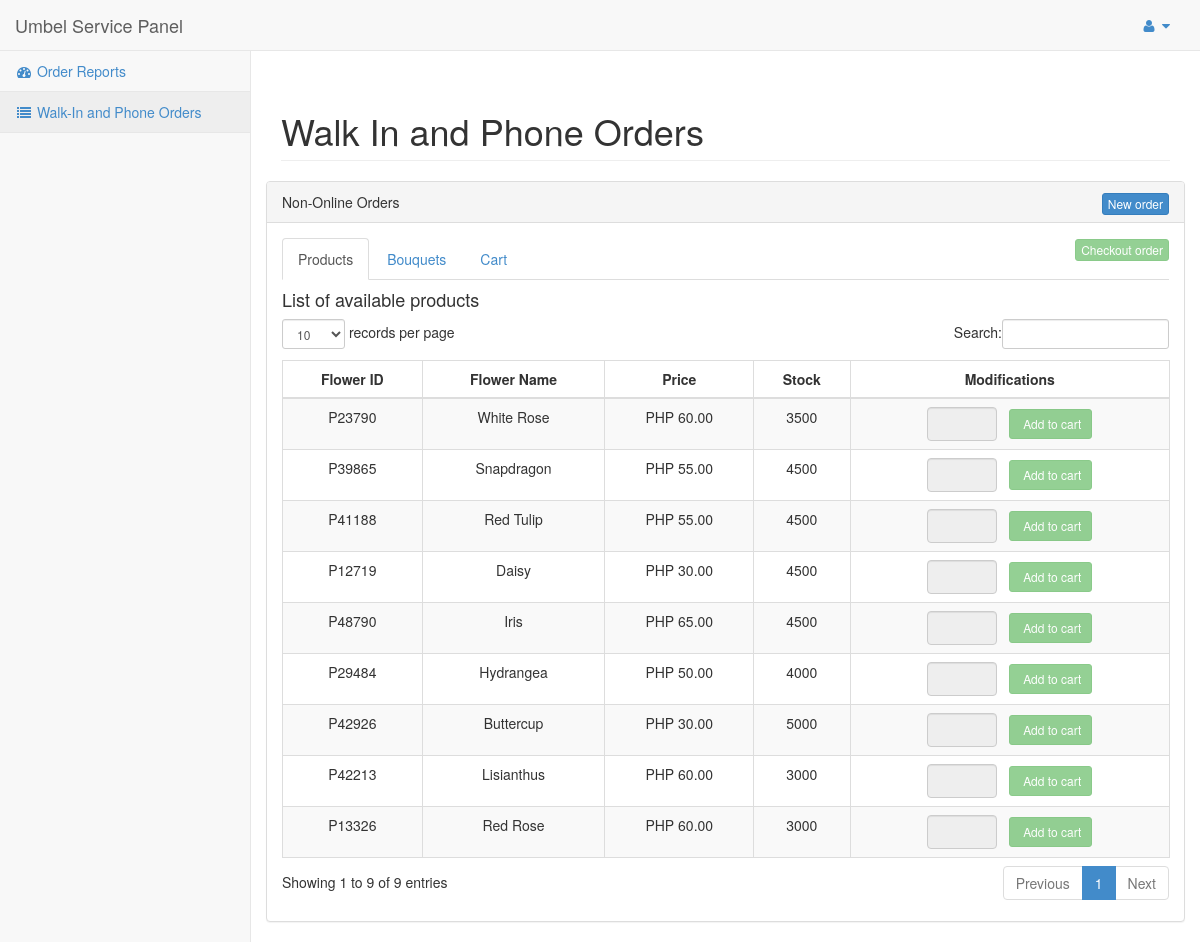
The page /agent/products.php (signed in) on the database its author committed.
### tables this page shows
CREATE TABLE `stock` (
  `s_ID` varchar(10) NOT NULL,
  `p_id` varchar(10) NOT NULL,
  `b_id` varchar(10) NOT NULL,
  `s_stock` int(10) NOT NULL,
  `s_status` varchar(20) NOT NULL
);

CREATE TABLE `product` (
  `p_ID` varchar(10) NOT NULL,
  `p_name` varchar(40) NOT NULL,
  `p_desc` text,
  `p_img` longblob,
  `p_price` int(10) NOT NULL,
  `p_stock` int(10) NOT NULL,
  `p_status` varchar(20) NOT NULL
);

### agent/products.php (the view, shortened to what this page needs)
<?php
include('../functions/connect.php');
if(isset($_SESSION['user']) && $_SESSION['type'] == 'Agent')
{
?>
<!DOCTYPE html>
<html lang="en">
<head>
    <link href="css/bootstrap.min.css" rel="stylesheet">
    <link href="css/plugins/metisMenu/metisMenu.min.css" rel="stylesheet">
    <link href="css/plugins/dataTables.bootstrap.css" rel="stylesheet">
    <link href="css/sb-admin-2.css" rel="stylesheet">
    <link href="font-awesome-4.1.0/css/font-awesome.min.css" rel="stylesheet" type="text/css">
</head>
<body>
    <div id="wrapper">
        <nav class="navbar navbar-default navbar-static-top" role="navigation" style="margin-bottom: 0">
            <div class="navbar-header">
                <div class="navbar-brand" href="#">Umbel Service Panel</div>
            </div>
		<ul class="nav navbar-top-links navbar-right">
                <li class="dropdown">
                    <a class="dropdown-toggle" data-toggle="dropdown" href="#">
                        <i class="fa fa-user fa-fw"></i>  <i class="fa fa-caret-down"></i>
                    </a>
                </li>
            </ul>
            <div class="navbar-default sidebar" role="navigation">
                <div class="sidebar-nav navbar-collapse">
                    <ul class="nav" id="side-menu">
                        <li>
                            <a href="index.php"><i class="fa fa-dashboard fa-fw"></i> Order Reports</a>
                        </li>
                        <li>
                            <a class="active" href="products.php"><i class="fa fa-list fa-fw"></i> Walk-In and Phone Orders</a>
                        </li>
                    </ul>
                </div>
            </div>
        </nav>
        <div id="page-wrapper">
            <div class="row">
                <div class="col-lg-12">
                <br />
                    <h1 class="page-header">Walk In and Phone Orders</h1>
                </div>
            </div>
            <div class="row">
                <div class="col-12-lg">
                    <div class="panel panel-default">
                        <div class="panel-heading">
                            Non-Online Orders
                            <?php
                            if(!isset($_GET['client_id'])){
                            ?>
                            <span class="navbar-right"><a href="#myModal1" data-toggle="modal"><button type="button" class="btn btn-primary btn-xs">New order</button></a></span>
                            <?php
                            } else {
                            ?>
                            <span class="navbar-right"><a href="../functions/removeClientSess.php?coid=<?php echo $_GET['client_id'];?>"><button type="button" class="btn btn-danger btn-xs">Cancel Order</button></a></span>
                            <?php
                            }
                            ?>
                        </div>
                        <div class="panel-body">
                            <?php
                            if(!isset($_GET['client_id'])){
                            ?>
                            <span class="navbar-right"><a href="#"><button type="button" class="btn btn-success btn-xs" disabled>Checkout order</button></a></span>
                            <?php
                            } else {
                            ?>
                            <span class="navbar-right"><a href="../functions/checkoutClient.php?coid=<?php echo $_GET['client_id'];?>"><button type="button" class="btn btn-success btn-xs">Checkout order</button></a></span>
                            <?php
                            }
                            ?>
                            <ul class="nav nav-tabs">
                                <li class="active"><a href="#home" data-toggle="tab">Products</a>
                                </li>
                                <li><a href="#bouquet" data-toggle="tab">Bouquets</a>
                                </li>
                                <li><a href="#profile" data-toggle="tab">Cart</a>
                                </li>
                            </ul>
                            <div class="tab-content">
                                <div class="tab-pane fade in active" id="home">
                                    <h4>List of available products</h4>
                            <div class="table-responsive">
                                <table class="table table-striped table-bordered table-hover" id="dataTables-example">
                                    <thead>
                                        <tr>
                                            <th><center>Flower ID</center></th>
                                            <th><center>Flower Name</center></th>
                                            <th><center>Price</center></th>
                                            <th><center>Stock</center></th>
                                            <th><center>Modifications<center></th>
                                        </tr>
                                    </thead>
                                    <tbody>
                                    <?php
                                    $id=$_SESSION['id'];
                                        $get="SELECT user.*, branch.* FROM branch LEFT JOIN user ON (user.b_id = branch.b_ID) WHERE user.u_id = '$id'";
                                        $resultGet=mysqli_query($con, $get);
                                        $rowGet=mysqli_fetch_assoc($resultGet);
                                        $condition=$rowGet['b_ID'];
                                        $sql="SELECT product.*, stock.* FROM product LEFT JOIN stock ON (product.p_ID = stock.p_id) WHERE product.p_status!='Archived' AND stock.b_id='$condition' AND stock.s_stock != '0'";
                                        $result=mysqli_query($con, $sql);
                                                    if(mysqli_num_rows($result) > 0){
                                                        while($row=mysqli_fetch_array($result)){
                                        ?>
                                        <tr class="odd gradeX">
                                            <td><center><?php echo $row['p_ID']; ?></center></td>
                                            <td><center><?php echo $row['p_name']; ?></center></td>
                                            <td><center><?php echo "PHP " . $row['p_price'] . ".00"; ?></center></td>
                                            <?php
                                            if($row['s_stock'] > 300){
                                            ?>
                                            <td><center><?php echo $row['s_stock']; ?></center></td>
                                            <?php
                                            }
                                            else{
                                            ?>
                                            <td style="color:red;"><center><?php echo $row['s_stock']; ?></center>
                                            <center><span class="text-muted">Stock level: critical</span></center></td>
                                            <?php
                                            }
                                            if(!isset($_GET['client_id'])){
                                            ?>
                                            <td><center><form action="../functions/addToCart.php?id=<?php echo $row['p_ID'];?>&coid=<?php echo $_GET['client_id'];?>" method="POST">
                                                <input type="number" class="form-control" style="width: 70px;" name="quant" disabled /> &nbsp
                                                <button type="submit" class="btn btn-success btn-sm" disabled><span class="fa fa-cart"></span> Add to cart</button>
                                                </form>
                                            </center></td>
                                            <?php
                                            }
                                            ?>
                                        </tr>
                                    <?php
                                    }
                                    }
                                    ?>
                                    </tbody>
                                </table>
                            </div>
                                </div>
                            </div>
                        </div>
                    </div>
                </div>
            </div>
      </div>
   </div>
</body>
</html>
<?php
}
else{
	header ("location:../index.php?restricted=true");
}

### agent/css/sb-admin-2.css (style rules this page uses)
body { background-color: #f8f8f8; }
#wrapper { width: 100%; }
#page-wrapper { padding: 0 15px; min-height: 568px; background-color: #fff; }
@media (min-width:768px) { #page-wrapper { position: inherit; margin: 0 0 0 250px; padding: 0 30px; border-left: 1px solid #e7e7e7; } }
.navbar-top-links li { display: inline-block; }
.navbar-top-links li:last-child { margin-right: 15px; }
.navbar-top-links li a { padding: 15px; min-height: 50px; }
.sidebar .sidebar-nav.navbar-collapse { padding-right: 0; padding-left: 0; }
.sidebar ul li { border-bottom: 1px solid #e7e7e7; }
.sidebar ul li a.active { background-color: #eee; }
@media (min-width:768px) { .sidebar { z-index: 1; position: absolute; width: 250px; margin-top: 51px; } }

### rows shown on the page
stock: p.p_ID "P23790", p.p_name "White Rose", p.p_price "60", s_stock "3500"
stock: p.p_ID "P39865", p.p_name "Snapdragon", p.p_price "55", s_stock "4500"
stock: p.p_ID "P41188", p.p_name "Red Tulip", p.p_price "55", s_stock "4500"
stock: p.p_ID "P12719", p.p_name "Daisy", p.p_price "30", s_stock "4500"
stock: p.p_ID "P48790", p.p_name "Iris", p.p_price "65", s_stock "4500"
stock: p.p_ID "P29484", p.p_name "Hydrangea", p.p_price "50", s_stock "4000"
stock: p.p_ID "P42926", p.p_name "Buttercup", p.p_price "30", s_stock "5000"
stock: p.p_ID "P42213", p.p_name "Lisianthus", p.p_price "60", s_stock "3000"
stock: p.p_ID "P13326", p.p_name "Red Rose", p.p_price "60", s_stock "3000"
